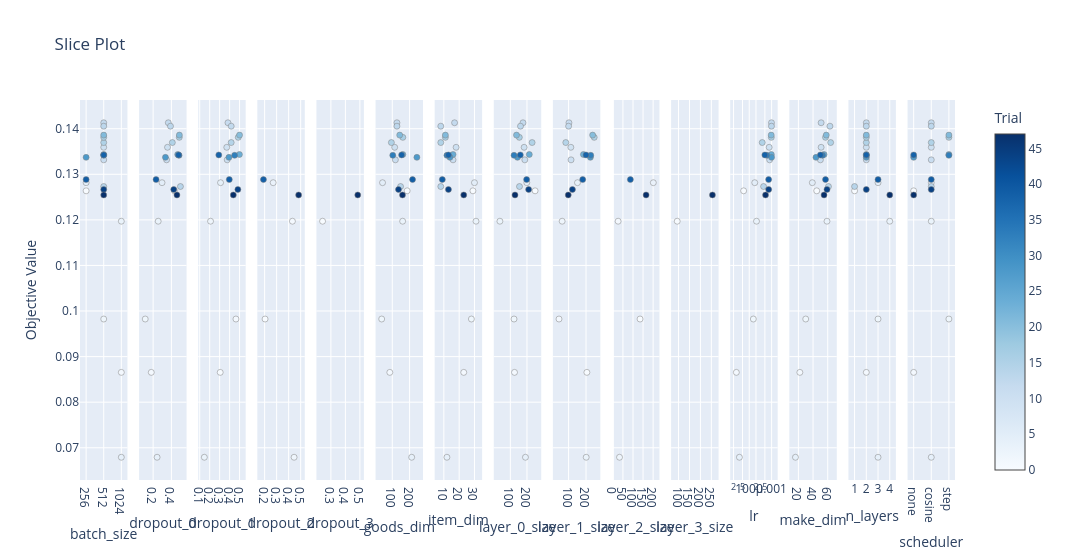

Notebook source saved alongside this figure:
### Code cell
plot_slice(study)

### Figure 1 — Plotly figure (JSON) as saved in the notebook; plotly's stock layout.template omitted (floating-point values rounded to 4 significant figures)
{"data": [{"marker": {"color": [0, 1, 2, 3, 4, 5, 10, 11, 12, 13, 14, 15, 16, 21, 24, 28, 33, 38, 39, 44, 47], "colorbar": {"title": {"text": "Trial"}, "x": 1, "xpad": 40}, "colorscale": [[0, "rgb(247,251,255)"], [0.125, "rgb(222,235,247)"], [0.25, "rgb(198,219,239)"], [0.375, "rgb(158,202,225)"], [0.5, "rgb(107,174,214)"], [0.625, "rgb(66,146,198)"], [0.75, "rgb(33,113,181)"], [0.875, "rgb(8,81,156)"], [1, "rgb(8,48,107)"]], "line": {"color": "Grey", "width": 0.5}, "showscale": true}, "mode": "markers", "name": "Feasible Trial", "showlegend": false, "type": "scatter", "x": [256, 1024, 512, 1024, 1024, 256, 512, 512, 512, 512, 512, 512, 512, 512, 512, 256, 512, 512, 256, 512, 512], "xaxis": "x", "y": [0.1264, 0.08654, 0.09825, 0.1197, 0.06792, 0.1282, 0.1359, 0.1332, 0.1413, 0.1406, 0.1273, 0.137, 0.1381, 0.1386, 0.1343, 0.1337, 0.1342, 0.1342, 0.1288, 0.1267, 0.1255], "yaxis": "y"}, {"marker": {"color": [0, 1, 2, 3, 4, 5, 10, 11, 12, 13, 14, 15, 16, 21, 24, 28, 33, 38, 39, 44, 47], "colorbar": {"title": {"text": "Trial"}, "x": 1, "xpad": 40}, "colorscale": [[0, "rgb(247,251,255)"], [0.125, "rgb(222,235,247)"], [0.25, "rgb(198,219,239)"], [0.375, "rgb(158,202,225)"], [0.5, "rgb(107,174,214)"], [0.625, "rgb(66,146,198)"], [0.75, "rgb(33,113,181)"], [0.875, "rgb(8,81,156)"], [1, "rgb(8,48,107)"]], "line": {"color": "Grey", "width": 0.5}, "showscale": false}, "mode": "markers", "name": "Feasible Trial", "showlegend": false, "type": "scatter", "x": [0.433, 0.1799, 0.1138, 0.2555, 0.2434, 0.2975, 0.3575, 0.3474, 0.3661, 0.3898, 0.4988, 0.4103, 0.4861, 0.487, 0.4688, 0.3349, 0.4838, 0.4783, 0.2321, 0.4255, 0.4607], "xaxis": "x2", "y": [0.1264, 0.08654, 0.09825, 0.1197, 0.06792, 0.1282, 0.1359, 0.1332, 0.1413, 0.1406, 0.1273, 0.137, 0.1381, 0.1386, 0.1343, 0.1337, 0.1342, 0.1342, 0.1288, 0.1267, 0.1255], "yaxis": "y2"}, {"marker": {"color": [1, 2, 3, 4, 5, 10, 11, 12, 13, 15, 16, 21, 24, 28, 33, 38, 39, 44, 47], "colorbar": {"title": {"text": "Trial"}, "x": 1, "xpad": 40}, "colorscale": [[0, "rgb(247,251,255)"], [0.125, "rgb(222,235,247)"], [0.25, "rgb(198,219,239)"], [0.375, "rgb(158,202,225)"], [0.5, "rgb(107,174,214)"], [0.625, "rgb(66,146,198)"], [0.75, "rgb(33,113,181)"], [0.875, "rgb(8,81,156)"], [1, "rgb(8,48,107)"]], "line": {"color": "Grey", "width": 0.5}, "showscale": false}, "mode": "markers", "name": "Feasible Trial", "showlegend": false, "type": "scatter", "x": [0.3057, 0.4637, 0.2085, 0.1463, 0.3091, 0.3713, 0.3758, 0.3834, 0.416, 0.4157, 0.4869, 0.4998, 0.4985, 0.3934, 0.4503, 0.2916, 0.3967, 0.4829, 0.4373], "xaxis": "x3", "y": [0.08654, 0.09825, 0.1197, 0.06792, 0.1282, 0.1359, 0.1332, 0.1413, 0.1406, 0.137, 0.1381, 0.1386, 0.1343, 0.1337, 0.1342, 0.1342, 0.1288, 0.1267, 0.1255], "yaxis": "y3"}, {"marker": {"color": [2, 3, 4, 5, 39, 47], "colorbar": {"title": {"text": "Trial"}, "x": 1, "xpad": 40}, "colorscale": [[0, "rgb(247,251,255)"], [0.125, "rgb(222,235,247)"], [0.25, "rgb(198,219,239)"], [0.375, "rgb(158,202,225)"], [0.5, "rgb(107,174,214)"], [0.625, "rgb(66,146,198)"], [0.75, "rgb(33,113,181)"], [0.875, "rgb(8,81,156)"], [1, "rgb(8,48,107)"]], "line": {"color": "Grey", "width": 0.5}, "showscale": false}, "mode": "markers", "name": "Feasible Trial", "showlegend": false, "type": "scatter", "x": [0.2035, 0.4315, 0.4452, 0.271, 0.1901, 0.4833], "xaxis": "x4", "y": [0.09825, 0.1197, 0.06792, 0.1282, 0.1288, 0.1255], "yaxis": "y4"}, {"marker": {"color": [3, 47], "colorbar": {"title": {"text": "Trial"}, "x": 1, "xpad": 40}, "colorscale": [[0, "rgb(247,251,255)"], [0.125, "rgb(222,235,247)"], [0.25, "rgb(198,219,239)"], [0.375, "rgb(158,202,225)"], [0.5, "rgb(107,174,214)"], [0.625, "rgb(66,146,198)"], [0.75, "rgb(33,113,181)"], [0.875, "rgb(8,81,156)"], [1, "rgb(8,48,107)"]], "line": {"color": "Grey", "width": 0.5}, "showscale": false}, "mode": "markers", "name": "Feasible Trial", "showlegend": false, "type": "scatter", "x": [0.2427, 0.4853], "xaxis": "x5", "y": [0.1197, 0.1255], "yaxis": "y5"}, {"marker": {"color": [0, 1, 2, 3, 4, 5, 10, 11, 12, 13, 14, 15, 16, 21, 24, 28, 33, 38, 39, 44, 47], "colorbar": {"title": {"text": "Trial"}, "x": 1, "xpad": 40}, "colorscale": [[0, "rgb(247,251,255)"], [0.125, "rgb(222,235,247)"], [0.25, "rgb(198,219,239)"], [0.375, "rgb(158,202,225)"], [0.5, "rgb(107,174,214)"], [0.625, "rgb(66,146,198)"], [0.75, "rgb(33,113,181)"], [0.875, "rgb(8,81,156)"], [1, "rgb(8,48,107)"]], "line": {"color": "Grey", "width": 0.5}, "showscale": false}, "mode": "markers", "name": "Feasible Trial", "showlegend": false, "type": "scatter", "x": [186, 86, 39, 160, 212, 44, 114, 118, 127, 127, 148, 95, 161, 143, 161, 242, 103, 154, 217, 136, 159], "xaxis": "x6", "y": [0.1264, 0.08654, 0.09825, 0.1197, 0.06792, 0.1282, 0.1359, 0.1332, 0.1413, 0.1406, 0.1273, 0.137, 0.1381, 0.1386, 0.1343, 0.1337, 0.1342, 0.1342, 0.1288, 0.1267, 0.1255], "yaxis": "y6"}, {"marker": {"color": [0, 1, 2, 3, 4, 5, 10, 11, 12, 13, 14, 15, 16, 21, 24, 28, 33, 38, 39, 44, 47], "colorbar": {"title": {"text": "Trial"}, "x": 1, "xpad": 40}, "colorscale": [[0, "rgb(247,251,255)"], [0.125, "rgb(222,235,247)"], [0.25, "rgb(198,219,239)"], [0.375, "rgb(158,202,225)"], [0.5, "rgb(107,174,214)"], [0.625, "rgb(66,146,198)"], [0.75, "rgb(33,113,181)"], [0.875, "rgb(8,81,156)"], [1, "rgb(8,48,107)"]], "line": {"color": "Grey", "width": 0.5}, "showscale": false}, "mode": "markers", "name": "Feasible Trial", "showlegend": false, "type": "scatter", "x": [29, 23, 28, 31, 12, 30, 18, 16, 17, 8, 8, 8, 11, 11, 16, 14, 12, 13, 9, 13, 23], "xaxis": "x7", "y": [0.1264, 0.08654, 0.09825, 0.1197, 0.06792, 0.1282, 0.1359, 0.1332, 0.1413, 0.1406, 0.1273, 0.137, 0.1381, 0.1386, 0.1343, 0.1337, 0.1342, 0.1342, 0.1288, 0.1267, 0.1255], "yaxis": "y7"}, {"marker": {"color": [0, 1, 2, 3, 4, 5, 10, 11, 12, 13, 14, 15, 16, 21, 24, 28, 33, 38, 39, 44, 47], "colorbar": {"title": {"text": "Trial"}, "x": 1, "xpad": 40}, "colorscale": [[0, "rgb(247,251,255)"], [0.125, "rgb(222,235,247)"], [0.25, "rgb(198,219,239)"], [0.375, "rgb(158,202,225)"], [0.5, "rgb(107,174,214)"], [0.625, "rgb(66,146,198)"], [0.75, "rgb(33,113,181)"], [0.875, "rgb(8,81,156)"], [1, "rgb(8,48,107)"]], "line": {"color": "Grey", "width": 0.5}, "showscale": false}, "mode": "markers", "name": "Feasible Trial", "showlegend": false, "type": "scatter", "x": [249, 125, 122, 37, 191, 199, 183, 187, 176, 161, 155, 231, 154, 137, 214, 143, 122, 160, 198, 210, 128], "xaxis": "x8", "y": [0.1264, 0.08654, 0.09825, 0.1197, 0.06792, 0.1282, 0.1359, 0.1332, 0.1413, 0.1406, 0.1273, 0.137, 0.1381, 0.1386, 0.1343, 0.1337, 0.1342, 0.1342, 0.1288, 0.1267, 0.1255], "yaxis": "y8"}, {"marker": {"color": [1, 2, 3, 4, 5, 10, 11, 12, 13, 15, 16, 21, 24, 28, 33, 38, 39, 44, 47], "colorbar": {"title": {"text": "Trial"}, "x": 1, "xpad": 40}, "colorscale": [[0, "rgb(247,251,255)"], [0.125, "rgb(222,235,247)"], [0.25, "rgb(198,219,239)"], [0.375, "rgb(158,202,225)"], [0.5, "rgb(107,174,214)"], [0.625, "rgb(66,146,198)"], [0.75, "rgb(33,113,181)"], [0.875, "rgb(8,81,156)"], [1, "rgb(8,48,107)"]], "line": {"color": "Grey", "width": 0.5}, "showscale": false}, "mode": "markers", "name": "Feasible Trial", "showlegend": false, "type": "scatter", "x": [205, 45, 63, 201, 151, 113, 114, 102, 100, 84, 247, 238, 185, 225, 227, 200, 181, 122, 98], "xaxis": "x9", "y": [0.08654, 0.09825, 0.1197, 0.06792, 0.1282, 0.1359, 0.1332, 0.1413, 0.1406, 0.137, 0.1381, 0.1386, 0.1343, 0.1337, 0.1342, 0.1342, 0.1288, 0.1267, 0.1255], "yaxis": "y9"}, {"marker": {"color": [2, 3, 4, 5, 39, 47], "colorbar": {"title": {"text": "Trial"}, "x": 1, "xpad": 40}, "colorscale": [[0, "rgb(247,251,255)"], [0.125, "rgb(222,235,247)"], [0.25, "rgb(198,219,239)"], [0.375, "rgb(158,202,225)"], [0.5, "rgb(107,174,214)"], [0.625, "rgb(66,146,198)"], [0.75, "rgb(33,113,181)"], [0.875, "rgb(8,81,156)"], [1, "rgb(8,48,107)"]], "line": {"color": "Grey", "width": 0.5}, "showscale": false}, "mode": "markers", "name": "Feasible Trial", "showlegend": false, "type": "scatter", "x": [135, 26, 33, 201, 87, 165], "xaxis": "x10", "y": [0.09825, 0.1197, 0.06792, 0.1282, 0.1288, 0.1255], "yaxis": "y10"}, {"marker": {"color": [3, 47], "colorbar": {"title": {"text": "Trial"}, "x": 1, "xpad": 40}, "colorscale": [[0, "rgb(247,251,255)"], [0.125, "rgb(222,235,247)"], [0.25, "rgb(198,219,239)"], [0.375, "rgb(158,202,225)"], [0.5, "rgb(107,174,214)"], [0.625, "rgb(66,146,198)"], [0.75, "rgb(33,113,181)"], [0.875, "rgb(8,81,156)"], [1, "rgb(8,48,107)"]], "line": {"color": "Grey", "width": 0.5}, "showscale": false}, "mode": "markers", "name": "Feasible Trial", "showlegend": false, "type": "scatter", "x": [94, 255], "xaxis": "x11", "y": [0.1197, 0.1255], "yaxis": "y11"}, {"marker": {"color": [0, 1, 2, 3, 4, 5, 10, 11, 12, 13, 14, 15, 16, 21, 24, 28, 33, 38, 39, 44, 47], "colorbar": {"title": {"text": "Trial"}, "x": 1, "xpad": 40}, "colorscale": [[0, "rgb(247,251,255)"], [0.125, "rgb(222,235,247)"], [0.25, "rgb(198,219,239)"], [0.375, "rgb(158,202,225)"], [0.5, "rgb(107,174,214)"], [0.625, "rgb(66,146,198)"], [0.75, "rgb(33,113,181)"], [0.875, "rgb(8,81,156)"], [1, "rgb(8,48,107)"]], "line": {"color": "Grey", "width": 0.5}, "showscale": false}, "mode": "markers", "name": "Feasible Trial", "showlegend": false, "type": "scatter", "x": [5.612e-05, 2.659e-05, 0.000153, 0.0002114, 3.646e-05, 0.0001764, 0.0007767, 0.0008165, 0.0009854, 0.000984, 0.0004375, 0.0003811, 0.000967, 0.0009574, 0.0009679, 0.0009921, 0.0006117, 0.0004984, 0.0007369, 0.0007382, 0.0005344], "xaxis": "x12", "y": [0.1264, 0.08654, 0.09825, 0.1197, 0.06792, 0.1282, 0.1359, 0.1332, 0.1413, 0.1406, 0.1273, 0.137, 0.1381, 0.1386, 0.1343, 0.1337, 0.1342, 0.1342, 0.1288, 0.1267, 0.1255], "yaxis": "y12"}, {"marker": {"color": [0, 1, 2, 3, 4, 5, 10, 11, 12, 13, 14, 15, 16, 21, 24, 28, 33, 38, 39, 44, 47], "colorbar": {"title": {"text": "Trial"}, "x": 1, "xpad": 40}, "colorscale": [[0, "rgb(247,251,255)"], [0.125, "rgb(222,235,247)"], [0.25, "rgb(198,219,239)"], [0.375, "rgb(158,202,225)"], [0.5, "rgb(107,174,214)"], [0.625, "rgb(66,146,198)"], [0.75, "rgb(33,113,181)"], [0.875, "rgb(8,81,156)"], [1, "rgb(8,48,107)"]], "line": {"color": "Grey", "width": 0.5}, "showscale": false}, "mode": "markers", "name": "Feasible Trial", "showlegend": false, "type": "scatter", "x": [45, 22, 30, 59, 16, 39, 51, 50, 51, 63, 61, 64, 57, 58, 55, 44, 53, 50, 57, 59, 55], "xaxis": "x13", "y": [0.1264, 0.08654, 0.09825, 0.1197, 0.06792, 0.1282, 0.1359, 0.1332, 0.1413, 0.1406, 0.1273, 0.137, 0.1381, 0.1386, 0.1343, 0.1337, 0.1342, 0.1342, 0.1288, 0.1267, 0.1255], "yaxis": "y13"}, {"marker": {"color": [0, 1, 2, 3, 4, 5, 10, 11, 12, 13, 14, 15, 16, 21, 24, 28, 33, 38, 39, 44, 47], "colorbar": {"title": {"text": "Trial"}, "x": 1, "xpad": 40}, "colorscale": [[0, "rgb(247,251,255)"], [0.125, "rgb(222,235,247)"], [0.25, "rgb(198,219,239)"], [0.375, "rgb(158,202,225)"], [0.5, "rgb(107,174,214)"], [0.625, "rgb(66,146,198)"], [0.75, "rgb(33,113,181)"], [0.875, "rgb(8,81,156)"], [1, "rgb(8,48,107)"]], "line": {"color": "Grey", "width": 0.5}, "showscale": false}, "mode": "markers", "name": "Feasible Trial", "showlegend": false, "type": "scatter", "x": [1, 2, 3, 4, 3, 3, 2, 2, 2, 2, 1, 2, 2, 2, 2, 2, 2, 2, 3, 2, 4], "xaxis": "x14", "y": [0.1264, 0.08654, 0.09825, 0.1197, 0.06792, 0.1282, 0.1359, 0.1332, 0.1413, 0.1406, 0.1273, 0.137, 0.1381, 0.1386, 0.1343, 0.1337, 0.1342, 0.1342, 0.1288, 0.1267, 0.1255], "yaxis": "y14"}, {"marker": {"color": [0, 1, 2, 3, 4, 5, 10, 11, 12, 13, 14, 15, 16, 21, 24, 28, 33, 38, 39, 44, 47], "colorbar": {"title": {"text": "Trial"}, "x": 1, "xpad": 40}, "colorscale": [[0, "rgb(247,251,255)"], [0.125, "rgb(222,235,247)"], [0.25, "rgb(198,219,239)"], [0.375, "rgb(158,202,225)"], [0.5, "rgb(107,174,214)"], [0.625, "rgb(66,146,198)"], [0.75, "rgb(33,113,181)"], [0.875, "rgb(8,81,156)"], [1, "rgb(8,48,107)"]], "line": {"color": "Grey", "width": 0.5}, "showscale": false}, "mode": "markers", "name": "Feasible Trial", "showlegend": false, "type": "scatter", "x": ["none", "none", "step", "cosine", "cosine", "cosine", "cosine", "cosine", "cosine", "cosine", "cosine", "cosine", "step", "step", "step", "none", "step", "none", "cosine", "cosine", "none"], "xaxis": "x15", "y": [0.1264, 0.08654, 0.09825, 0.1197, 0.06792, 0.1282, 0.1359, 0.1332, 0.1413, 0.1406, 0.1273, 0.137, 0.1381, 0.1386, 0.1343, 0.1337, 0.1342, 0.1342, 0.1288, 0.1267, 0.1255], "yaxis": "y15"}], "layout": {"title": {"text": "Slice Plot"}, "width": 4500, "xaxis": {"anchor": "y", "categoryarray": [256, 512, 1024], "categoryorder": "array", "domain": [0, 0.05422], "title": {"text": "batch_size"}, "type": "category"}, "xaxis10": {"anchor": "y10", "domain": [0.608, 0.6622], "title": {"text": "layer_2_size"}}, "xaxis11": {"anchor": "y11", "domain": [0.6756, 0.7298], "title": {"text": "layer_3_size"}}, "xaxis12": {"anchor": "y12", "domain": [0.7431, 0.7973], "title": {"text": "lr"}, "type": "log"}, "xaxis13": {"anchor": "y13", "domain": [0.8107, 0.8649], "title": {"text": "make_dim"}}, "xaxis14": {"anchor": "y14", "domain": [0.8782, 0.9324], "title": {"text": "n_layers"}}, "xaxis15": {"anchor": "y15", "categoryarray": ["none", "cosine", "step"], "categoryorder": "array", "domain": [0.9458, 1.0], "title": {"text": "scheduler"}, "type": "category"}, "xaxis2": {"anchor": "y2", "domain": [0.06756, 0.1218], "title": {"text": "dropout_0"}}, "xaxis3": {"anchor": "y3", "domain": [0.1351, 0.1893], "title": {"text": "dropout_1"}}, "xaxis4": {"anchor": "y4", "domain": [0.2027, 0.2569], "title": {"text": "dropout_2"}}, "xaxis5": {"anchor": "y5", "domain": [0.2702, 0.3244], "title": {"text": "dropout_3"}}, "xaxis6": {"anchor": "y6", "domain": [0.3378, 0.392], "title": {"text": "goods_dim"}}, "xaxis7": {"anchor": "y7", "domain": [0.4053, 0.4596], "title": {"text": "item_dim"}}, "xaxis8": {"anchor": "y8", "domain": [0.4729, 0.5271], "title": {"text": "layer_0_size"}}, "xaxis9": {"anchor": "y9", "domain": [0.5404, 0.5947], "title": {"text": "layer_1_size"}}, "yaxis": {"anchor": "x", "domain": [0, 1], "title": {"text": "Objective Value"}}, "yaxis10": {"anchor": "x10", "domain": [0, 1], "matches": "y", "showticklabels": false}, "yaxis11": {"anchor": "x11", "domain": [0, 1], "matches": "y", "showticklabels": false}, "yaxis12": {"anchor": "x12", "domain": [0, 1], "matches": "y", "showticklabels": false}, "yaxis13": {"anchor": "x13", "domain": [0, 1], "matches": "y", "showticklabels": false}, "yaxis14": {"anchor": "x14", "domain": [0, 1], "matches": "y", "showticklabels": false}, "yaxis15": {"anchor": "x15", "domain": [0, 1], "matches": "y", "showticklabels": false}, "yaxis2": {"anchor": "x2", "domain": [0, 1], "matches": "y", "showticklabels": false}, "yaxis3": {"anchor": "x3", "domain": [0, 1], "matches": "y", "showticklabels": false}, "yaxis4": {"anchor": "x4", "domain": [0, 1], "matches": "y", "showticklabels": false}, "yaxis5": {"anchor": "x5", "domain": [0, 1], "matches": "y", "showticklabels": false}, "yaxis6": {"anchor": "x6", "domain": [0, 1], "matches": "y", "showticklabels": false}, "yaxis7": {"anchor": "x7", "domain": [0, 1], "matches": "y", "showticklabels": false}, "yaxis8": {"anchor": "x8", "domain": [0, 1], "matches": "y", "showticklabels": false}, "yaxis9": {"anchor": "x9", "domain": [0, 1], "matches": "y", "showticklabels": false}}}
